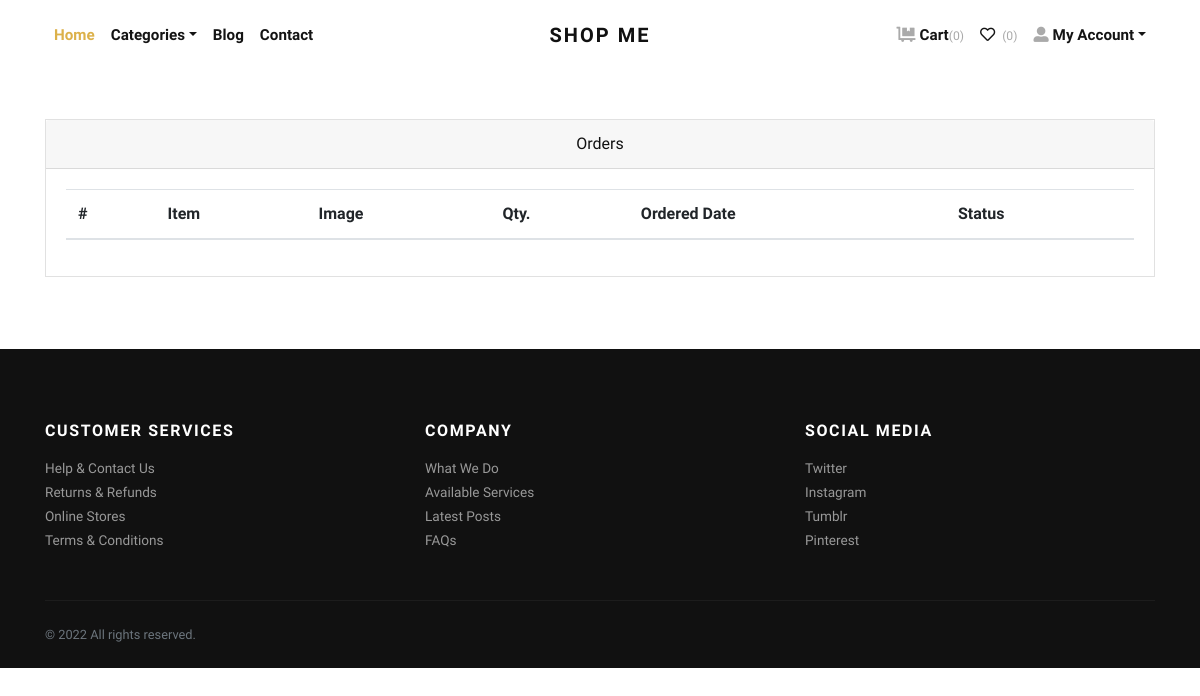
Before: /orders/ (signed in) with the older database file.
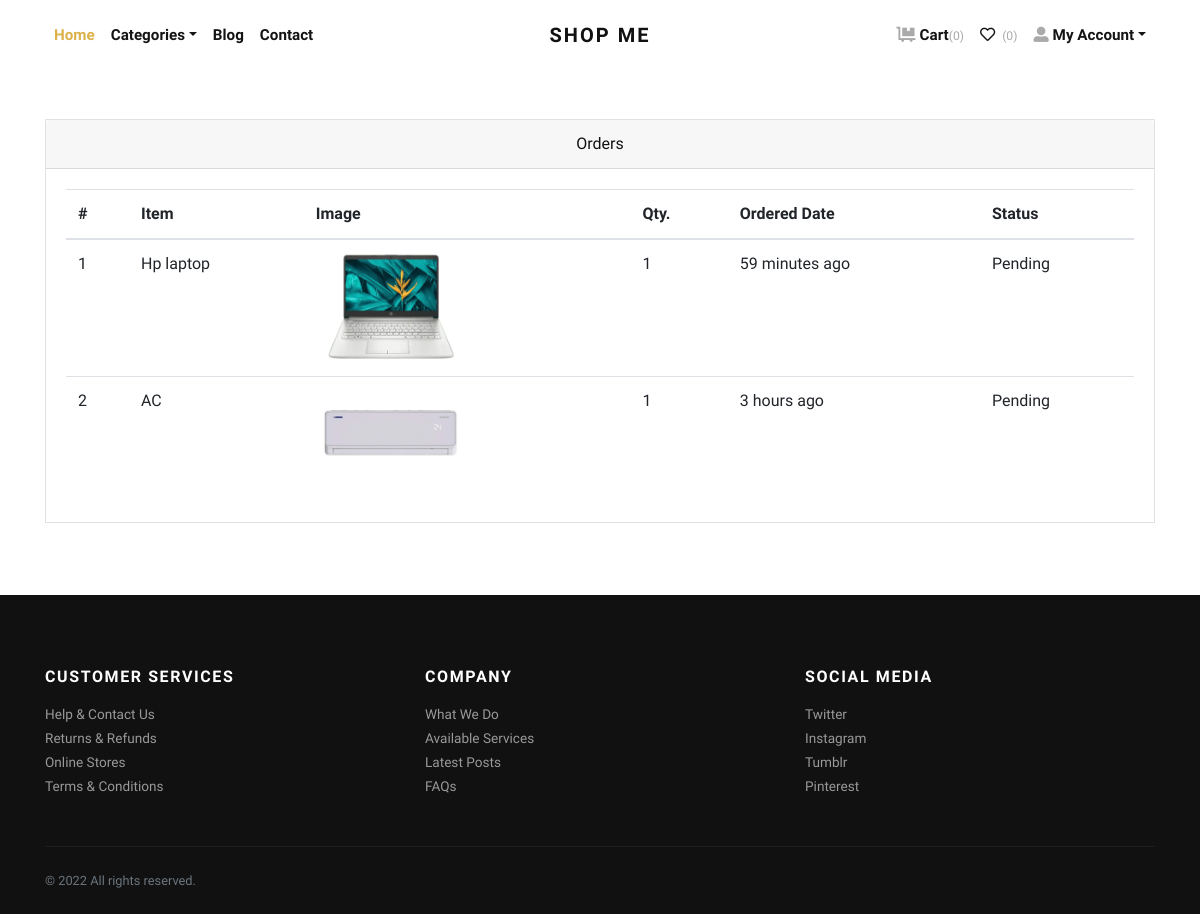
After: the same page with the newer database file.
### store/models.py (models this page shows, shortened)
class Order(models.Model):
    user = models.ForeignKey(User, verbose_name="User", on_delete=models.CASCADE)
    address = models.ForeignKey(Address, verbose_name="Shipping Address", on_delete=models.CASCADE)
    product = models.ForeignKey(Product, verbose_name="Product", on_delete=models.CASCADE)
    quantity = models.PositiveIntegerField(verbose_name="Quantity")
    ordered_date = models.DateTimeField(auto_now_add=True, verbose_name="Ordered Date")
    status = models.CharField(
        choices=STATUS_CHOICES,
        max_length=50,
        default="Pending"
        )

class Product(models.Model):
    title = models.CharField(max_length=150, verbose_name="Product Title")
    slug = models.SlugField(max_length=160, verbose_name="Product Slug")
    sku = models.CharField(max_length=255, unique=True, verbose_name="Unique Product ID (SKU)")
    short_description = models.TextField(verbose_name="Short Description")
    detail_description = models.TextField(blank=True, null=True, verbose_name="Detail Description")
    product_image = models.ImageField(upload_to='product', blank=True, null=True, verbose_name="Product Image")
    price = models.DecimalField(max_digits=8, decimal_places=2)
    category = models.ForeignKey(Category, verbose_name="Product Categoy", on_delete=models.CASCADE)
    is_active = models.BooleanField(verbose_name="Is Active?")
    is_featured = models.BooleanField(verbose_name="Is Featured?")
    created_at = models.DateTimeField(auto_now_add=True, verbose_name="Created Date")
    updated_at = models.DateTimeField(auto_now=True, verbose_name="Updated Date")
    class Meta:
        verbose_name_plural = 'Products'
        ordering = ('-created_at', )

### store/views.py (the view)
# urls.py: path('orders/', views.orders, name="orders"),
@login_required
def orders(request):
    all_orders = Order.objects.filter(user=request.user).order_by('-ordered_date')
    return render(request, 'store/orders.html', {'orders': all_orders})

### store/context_preprocessors.py (called while the page is built)
def store_menu(request):
    categories = Category.objects.filter(is_active=True)
    context = {
        'categories_menu': categories,
    }
    return context

def cart_menu(request):
    if request.user.is_authenticated:
        cart_items= Cart.objects.filter(user=request.user)
        context = {
            'cart_items': cart_items,
        }
    else:
        context = {}
    return context

### templates/store/orders.html (shortened to what this page needs)
{% extends 'base.html' %}
{% load static %}
{% load humanize %}
    {% block content %}
      <div class="container py-5">
        <div class="row">
          <div class="col-lg-12">
            <div class="card mb-4" id="tables">
              <div class="card-header text-center">Orders</div>
              <div class="card-body">
                <table class="table table-hover">
                  <thead>
                    <tr>
                      <th>#</th>
                      <th>Item</th>
                      <th>Image</th>
                      <th>Qty.</th>
                      <th>Ordered Date</th>
                      <th>Status</th>
                    </tr>
                  </thead>
                  <tbody>
                    {% if orders %}
                    {% for order in orders %}
                    <tr>
                      <td>{{forloop.counter}}</td>
                      <td>{{order.product.title}}</td>
                      <td>
                        {% if order.product.product_image %}
                          <img src="{{order.product.product_image.url}}" alt="{{order.product.product_ttile}}" style="width:150px;">
                        {% endif %}
                      </td>
                      <td>{{order.quantity}}</td>
                      <td>{{order.ordered_date|naturaltime}}</td>
                      <td>
                        {{order.status}}
                      </td>
                    </tr>
                    {% endfor %}
                    {% endif %}
                  </tbody>
                </table>
              </div>
            </div>
          </div>
        </div>
      </div>
{% endblock content %}

Changed rows visible on the page:
added Order: product "Hp laptop", product.product_image (picture), quantity "1", ordered_date "59 minutes ago", status "Pending"
added Order: product "AC", product.product_image (picture), quantity "1", ordered_date "3 hours ago", status "Pending"
